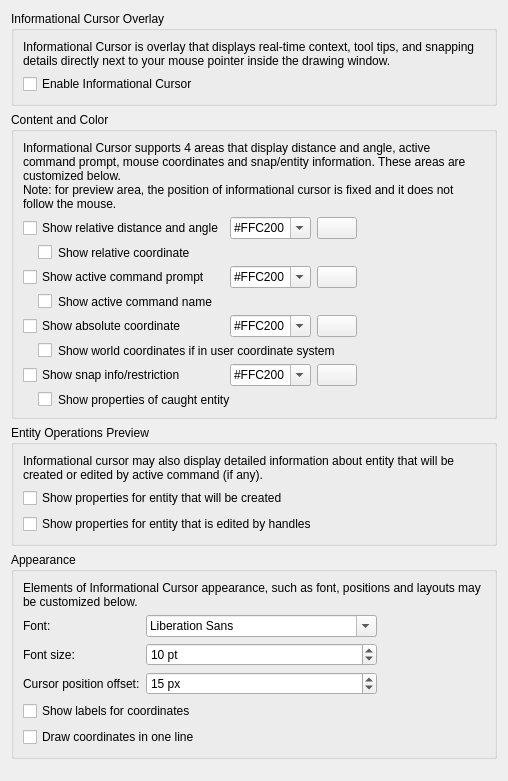
<?xml version="1.0" encoding="UTF-8"?>
<ui version="4.0">
 <class>LC_SettingsPageInfoCursor</class>
 <widget class="QWidget" name="LC_SettingsPageInfoCursor">
  <property name="geometry">
   <rect>
    <x>0</x>
    <y>0</y>
    <width>508</width>
    <height>781</height>
   </rect>
  </property>
  <layout class="QVBoxLayout" name="verticalLayout">
   <item>
    <widget class="QGroupBox" name="groupBox">
     <property name="title">
      <string>Informational Cursor Overlay</string>
     </property>
     <layout class="QGridLayout" name="gridLayout_2">
      <item row="1" column="0">
       <widget class="QCheckBox" name="cbInfoOverlayEnable">
        <property name="toolTip">
         <string>Informational Cursor Visibility

If checked, informational cursor will be enabled and shown where applicable.</string>
        </property>
        <property name="text">
         <string>Enable Informational Cursor</string>
        </property>
       </widget>
      </item>
      <item row="0" column="0">
       <widget class="QLabel" name="label">
        <property name="text">
         <string>Informational Cursor is overlay that displays real-time context, tool tips, and snapping details directly next to your mouse pointer inside the drawing window.</string>
        </property>
        <property name="wordWrap">
         <bool>true</bool>
        </property>
       </widget>
      </item>
     </layout>
    </widget>
   </item>
   <item>
    <widget class="QGroupBox" name="groupBox_17">
     <property name="title">
      <string>Content and Color</string>
     </property>
     <layout class="QGridLayout" name="gridLayout_cnt">
      <item row="6" column="0" colspan="3">
       <widget class="QCheckBox" name="cbShowWorldCoordinates">
        <property name="sizePolicy">
         <sizepolicy hsizetype="Preferred" vsizetype="Preferred">
          <horstretch>0</horstretch>
          <verstretch>0</verstretch>
         </sizepolicy>
        </property>
        <property name="toolTip">
         <string>WCS coordinates in UCS

If set and user coordinate system is active, absolute coodinate in world coordinate system will be also shown.</string>
        </property>
        <property name="styleSheet">
         <string notr="true">margin-left:15px</string>
        </property>
        <property name="text">
         <string>Show world coordinates if in user coordinate system</string>
        </property>
       </widget>
      </item>
      <item row="2" column="0" colspan="3">
       <widget class="QCheckBox" name="cbInfoOverlayRelativeDeltas">
        <property name="sizePolicy">
         <sizepolicy hsizetype="Preferred" vsizetype="Preferred">
          <horstretch>0</horstretch>
          <verstretch>0</verstretch>
         </sizepolicy>
        </property>
        <property name="toolTip">
         <string>Relative Coordinates

If checked, show relative coordinate</string>
        </property>
        <property name="styleSheet">
         <string notr="true">margin-left:15px</string>
        </property>
        <property name="text">
         <string>Show relative coordinate</string>
        </property>
       </widget>
      </item>
      <item row="3" column="2">
       <widget class="LC_ColorButton" name="pbInfoOverlayCommandPromptColor">
        <property name="sizePolicy">
         <sizepolicy hsizetype="Maximum" vsizetype="Fixed">
          <horstretch>0</horstretch>
          <verstretch>0</verstretch>
         </sizepolicy>
        </property>
        <property name="toolTip">
         <string>Command Prompt

Click to select color.</string>
        </property>
       </widget>
      </item>
      <item row="5" column="0">
       <widget class="QCheckBox" name="cbInfoOverlayAbsolutePosition">
        <property name="sizePolicy">
         <sizepolicy hsizetype="Preferred" vsizetype="Preferred">
          <horstretch>0</horstretch>
          <verstretch>0</verstretch>
         </sizepolicy>
        </property>
        <property name="toolTip">
         <string>Absolute Coordinates

If checked, absolute position of snap point will be shown.</string>
        </property>
        <property name="text">
         <string>Show absolute coordinate</string>
        </property>
       </widget>
      </item>
      <item row="1" column="1">
       <widget class="LC_ContentAdjustableComboBox" name="cbInfoOverlayRelativeColor">
        <property name="sizePolicy">
         <sizepolicy hsizetype="Preferred" vsizetype="Fixed">
          <horstretch>0</horstretch>
          <verstretch>0</verstretch>
         </sizepolicy>
        </property>
        <property name="toolTip">
         <string>Distance and Angle Color

Color for relative distance and angle</string>
        </property>
        <property name="editable">
         <bool>true</bool>
        </property>
        <property name="sizeAdjustPolicy">
         <enum>QComboBox::SizeAdjustPolicy::AdjustToContents</enum>
        </property>
        <item>
         <property name="text">
          <string notr="true">#FFC200</string>
         </property>
        </item>
        <item>
         <property name="text">
          <string>#1E90FF</string>
         </property>
        </item>
       </widget>
      </item>
      <item row="7" column="0">
       <widget class="QCheckBox" name="cbInfoOverlaySnap">
        <property name="sizePolicy">
         <sizepolicy hsizetype="Preferred" vsizetype="Preferred">
          <horstretch>0</horstretch>
          <verstretch>0</verstretch>
         </sizepolicy>
        </property>
        <property name="toolTip">
         <string>Snap Info

If checked, information about the type of snap and restrictions will be shown for snap point (if any)</string>
        </property>
        <property name="text">
         <string>Show snap info/restriction</string>
        </property>
       </widget>
      </item>
      <item row="5" column="1">
       <widget class="LC_ContentAdjustableComboBox" name="cbInfoOverlayAbsolutePositionColor">
        <property name="sizePolicy">
         <sizepolicy hsizetype="Preferred" vsizetype="Fixed">
          <horstretch>0</horstretch>
          <verstretch>0</verstretch>
         </sizepolicy>
        </property>
        <property name="toolTip">
         <string>Absolute Coordinates Color

Color for absolute snap coordinates.</string>
        </property>
        <property name="editable">
         <bool>true</bool>
        </property>
        <property name="sizeAdjustPolicy">
         <enum>QComboBox::SizeAdjustPolicy::AdjustToContents</enum>
        </property>
        <item>
         <property name="text">
          <string notr="true">#FFC200</string>
         </property>
        </item>
        <item>
         <property name="text">
          <string>#1E90FF</string>
         </property>
        </item>
       </widget>
      </item>
      <item row="7" column="1">
       <widget class="LC_ContentAdjustableComboBox" name="cbInfoOverlaySnapColor">
        <property name="sizePolicy">
         <sizepolicy hsizetype="Preferred" vsizetype="Fixed">
          <horstretch>0</horstretch>
          <verstretch>0</verstretch>
         </sizepolicy>
        </property>
        <property name="toolTip">
         <string>SnapEntity Info Color

Color for snap type/restriction</string>
        </property>
        <property name="editable">
         <bool>true</bool>
        </property>
        <property name="sizeAdjustPolicy">
         <enum>QComboBox::SizeAdjustPolicy::AdjustToContents</enum>
        </property>
        <item>
         <property name="text">
          <string notr="true">#FFC200</string>
         </property>
        </item>
        <item>
         <property name="text">
          <string>#1E90FF</string>
         </property>
        </item>
       </widget>
      </item>
      <item row="3" column="1">
       <widget class="LC_ContentAdjustableComboBox" name="cbInfoOverlayCommandPromptColor">
        <property name="sizePolicy">
         <sizepolicy hsizetype="Preferred" vsizetype="Fixed">
          <horstretch>0</horstretch>
          <verstretch>0</verstretch>
         </sizepolicy>
        </property>
        <property name="toolTip">
         <string>Command Prompt Color

Color for the command prompt</string>
        </property>
        <property name="editable">
         <bool>true</bool>
        </property>
        <property name="sizeAdjustPolicy">
         <enum>QComboBox::SizeAdjustPolicy::AdjustToContents</enum>
        </property>
        <item>
         <property name="text">
          <string notr="true">#FFC200</string>
         </property>
        </item>
        <item>
         <property name="text">
          <string>#1E90FF</string>
         </property>
        </item>
       </widget>
      </item>
      <item row="7" column="2">
       <widget class="LC_ColorButton" name="pbInfoOverlaySnapColor">
        <property name="sizePolicy">
         <sizepolicy hsizetype="Maximum" vsizetype="Fixed">
          <horstretch>0</horstretch>
          <verstretch>0</verstretch>
         </sizepolicy>
        </property>
        <property name="toolTip">
         <string>Snap/Entity Info

Click to select color.</string>
        </property>
       </widget>
      </item>
      <item row="3" column="0">
       <widget class="QCheckBox" name="cbInfoOverlayCommandPrompt">
        <property name="sizePolicy">
         <sizepolicy hsizetype="Preferred" vsizetype="Preferred">
          <horstretch>0</horstretch>
          <verstretch>0</verstretch>
         </sizepolicy>
        </property>
        <property name="toolTip">
         <string>Command Prompt

If checked, the prompt of the active command will be shown.</string>
        </property>
        <property name="text">
         <string>Show active command prompt</string>
        </property>
       </widget>
      </item>
      <item row="1" column="0">
       <widget class="QCheckBox" name="cbInfoOverlayRelative">
        <property name="sizePolicy">
         <sizepolicy hsizetype="Preferred" vsizetype="Preferred">
          <horstretch>0</horstretch>
          <verstretch>0</verstretch>
         </sizepolicy>
        </property>
        <property name="toolTip">
         <string>Distance and Angle

If checked, relative distance and angle from relative zero point to snap point will be shown.</string>
        </property>
        <property name="text">
         <string>Show relative distance and angle</string>
        </property>
       </widget>
      </item>
      <item row="8" column="0" colspan="3">
       <widget class="QCheckBox" name="cbInfoOverlaySnapEntityInfo">
        <property name="sizePolicy">
         <sizepolicy hsizetype="Preferred" vsizetype="Preferred">
          <horstretch>0</horstretch>
          <verstretch>0</verstretch>
         </sizepolicy>
        </property>
        <property name="toolTip">
         <string>Entity Properties

If checked, short overview properties of the entity's that is catched for selection will be shown. </string>
        </property>
        <property name="styleSheet">
         <string notr="true">margin-left:15px</string>
        </property>
        <property name="text">
         <string>Show properties of caught entity</string>
        </property>
       </widget>
      </item>
      <item row="5" column="2">
       <widget class="LC_ColorButton" name="pbcbInfoOverlayAbsolutePositionColor">
        <property name="sizePolicy">
         <sizepolicy hsizetype="Maximum" vsizetype="Fixed">
          <horstretch>0</horstretch>
          <verstretch>0</verstretch>
         </sizepolicy>
        </property>
        <property name="toolTip">
         <string>Absolute Coordinates

Click to select color.</string>
        </property>
       </widget>
      </item>
      <item row="1" column="3">
       <spacer name="horizontalSpacer">
        <property name="orientation">
         <enum>Qt::Orientation::Horizontal</enum>
        </property>
        <property name="sizeHint" stdset="0">
         <size>
          <width>0</width>
          <height>20</height>
         </size>
        </property>
       </spacer>
      </item>
      <item row="1" column="2">
       <widget class="LC_ColorButton" name="pbInfoOverlayRelativeColor">
        <property name="sizePolicy">
         <sizepolicy hsizetype="Maximum" vsizetype="Fixed">
          <horstretch>0</horstretch>
          <verstretch>0</verstretch>
         </sizepolicy>
        </property>
        <property name="toolTip">
         <string>Distance and Angle

Click to select color.</string>
        </property>
       </widget>
      </item>
      <item row="4" column="0" colspan="3">
       <widget class="QCheckBox" name="cbInfoOverlayCommandName">
        <property name="sizePolicy">
         <sizepolicy hsizetype="Preferred" vsizetype="Preferred">
          <horstretch>0</horstretch>
          <verstretch>0</verstretch>
         </sizepolicy>
        </property>
        <property name="toolTip">
         <string>Command Name in Command Prompt

If checked, name of active command will be shown before command prompt</string>
        </property>
        <property name="styleSheet">
         <string notr="true">margin-left:15px</string>
        </property>
        <property name="text">
         <string>Show active command name</string>
        </property>
       </widget>
      </item>
      <item row="0" column="0" colspan="4">
       <widget class="QLabel" name="label_2">
        <property name="text">
         <string>Informational Cursor supports 4 areas that display distance and angle, active command prompt, mouse coordinates and snap/entity information. These areas are customized below.
Note: for preview area, the position of informational cursor is fixed and it does not follow the mouse.</string>
        </property>
        <property name="wordWrap">
         <bool>true</bool>
        </property>
       </widget>
      </item>
     </layout>
    </widget>
   </item>
   <item>
    <widget class="QGroupBox" name="groupBox_18">
     <property name="title">
      <string>Entity Operations Preview</string>
     </property>
     <layout class="QGridLayout" name="gridLayout">
      <item row="1" column="0">
       <widget class="QCheckBox" name="cbInfoOverlayPreviewCreatingEntity">
        <property name="sizePolicy">
         <sizepolicy hsizetype="Preferred" vsizetype="Preferred">
          <horstretch>0</horstretch>
          <verstretch>0</verstretch>
         </sizepolicy>
        </property>
        <property name="toolTip">
         <string>Entity To Create

If selected, properties of entity that will be created by the current action (if any) will be shown.</string>
        </property>
        <property name="text">
         <string>Show properties for entity that will be created</string>
        </property>
       </widget>
      </item>
      <item row="2" column="0">
       <widget class="QCheckBox" name="cbInfoOverlayPreviewEditingEntity">
        <property name="sizePolicy">
         <sizepolicy hsizetype="Preferred" vsizetype="Preferred">
          <horstretch>0</horstretch>
          <verstretch>0</verstretch>
         </sizepolicy>
        </property>
        <property name="toolTip">
         <string>Entity Editing

If selected, properties of the entity that is edited by current action (if any) will be shown. </string>
        </property>
        <property name="text">
         <string>Show properties for entity that is edited by handles</string>
        </property>
       </widget>
      </item>
      <item row="1" column="1">
       <spacer name="horizontalSpacer_2">
        <property name="orientation">
         <enum>Qt::Orientation::Horizontal</enum>
        </property>
        <property name="sizeHint" stdset="0">
         <size>
          <width>0</width>
          <height>20</height>
         </size>
        </property>
       </spacer>
      </item>
      <item row="0" column="0" colspan="2">
       <widget class="QLabel" name="label_3">
        <property name="text">
         <string>Informational cursor may also display detailed information about entity that will be created or edited by active command (if any).</string>
        </property>
        <property name="wordWrap">
         <bool>true</bool>
        </property>
       </widget>
      </item>
     </layout>
    </widget>
   </item>
   <item>
    <widget class="QGroupBox" name="groupBox_16">
     <property name="title">
      <string>Appearance</string>
     </property>
     <layout class="QGridLayout" name="gridLayout_app">
      <item row="1" column="1">
       <widget class="QFontComboBox" name="fcbInfoOverlayFont">
        <property name="sizePolicy">
         <sizepolicy hsizetype="Preferred" vsizetype="Fixed">
          <horstretch>0</horstretch>
          <verstretch>0</verstretch>
         </sizepolicy>
        </property>
        <property name="toolTip">
         <string>Informational Cursor Font

Font that should be used for drawing elements of informational cursor.</string>
        </property>
       </widget>
      </item>
      <item row="2" column="1">
       <widget class="QSpinBox" name="sbInfoOverlayFontSize">
        <property name="sizePolicy">
         <sizepolicy hsizetype="Preferred" vsizetype="Fixed">
          <horstretch>0</horstretch>
          <verstretch>0</verstretch>
         </sizepolicy>
        </property>
        <property name="toolTip">
         <string>Informational Cursor Font Size

Font size, in points</string>
        </property>
        <property name="suffix">
         <string> pt</string>
        </property>
        <property name="minimum">
         <number>5</number>
        </property>
        <property name="maximum">
         <number>30</number>
        </property>
        <property name="value">
         <number>10</number>
        </property>
       </widget>
      </item>
      <item row="3" column="0">
       <widget class="QLabel" name="label_20">
        <property name="sizePolicy">
         <sizepolicy hsizetype="Preferred" vsizetype="Preferred">
          <horstretch>0</horstretch>
          <verstretch>0</verstretch>
         </sizepolicy>
        </property>
        <property name="text">
         <string>Cursor position offset:</string>
        </property>
        <property name="buddy">
         <cstring>sbInfoOverlayOffset</cstring>
        </property>
       </widget>
      </item>
      <item row="3" column="1">
       <widget class="QSpinBox" name="sbInfoOverlayOffset">
        <property name="sizePolicy">
         <sizepolicy hsizetype="Preferred" vsizetype="Fixed">
          <horstretch>0</horstretch>
          <verstretch>0</verstretch>
         </sizepolicy>
        </property>
        <property name="toolTip">
         <string>Labels Offset

Offset of labels from the cursor point.</string>
        </property>
        <property name="suffix">
         <string> px</string>
        </property>
        <property name="minimum">
         <number>2</number>
        </property>
        <property name="maximum">
         <number>30</number>
        </property>
        <property name="value">
         <number>15</number>
        </property>
       </widget>
      </item>
      <item row="1" column="0">
       <widget class="QLabel" name="label_21">
        <property name="sizePolicy">
         <sizepolicy hsizetype="Preferred" vsizetype="Preferred">
          <horstretch>0</horstretch>
          <verstretch>0</verstretch>
         </sizepolicy>
        </property>
        <property name="text">
         <string>Font:</string>
        </property>
        <property name="buddy">
         <cstring>fcbInfoOverlayFont</cstring>
        </property>
       </widget>
      </item>
      <item row="1" column="2">
       <spacer name="horizontalSpacer_3">
        <property name="orientation">
         <enum>Qt::Orientation::Horizontal</enum>
        </property>
        <property name="sizeHint" stdset="0">
         <size>
          <width>0</width>
          <height>20</height>
         </size>
        </property>
       </spacer>
      </item>
      <item row="5" column="0" colspan="2">
       <widget class="QCheckBox" name="cbInfoOverlayInOneLine">
        <property name="sizePolicy">
         <sizepolicy hsizetype="Preferred" vsizetype="Preferred">
          <horstretch>0</horstretch>
          <verstretch>0</verstretch>
         </sizepolicy>
        </property>
        <property name="toolTip">
         <string>Single Line Coordinates

If checked, components of coordinate will be drawn in one line. Otherwise, each component will be on own line. </string>
        </property>
        <property name="text">
         <string>Draw coordinates in one line</string>
        </property>
       </widget>
      </item>
      <item row="4" column="0" colspan="2">
       <widget class="QCheckBox" name="cbInfoOverlayShowLabels">
        <property name="sizePolicy">
         <sizepolicy hsizetype="Preferred" vsizetype="Preferred">
          <horstretch>0</horstretch>
          <verstretch>0</verstretch>
         </sizepolicy>
        </property>
        <property name="toolTip">
         <string>Coordinate Labels

If checked, labels for coordinate components will be shown. Otherwise, standard form of coordinates will be displayed.</string>
        </property>
        <property name="text">
         <string>Show labels for coordinates</string>
        </property>
       </widget>
      </item>
      <item row="2" column="0">
       <widget class="QLabel" name="label_19">
        <property name="sizePolicy">
         <sizepolicy hsizetype="Preferred" vsizetype="Preferred">
          <horstretch>0</horstretch>
          <verstretch>0</verstretch>
         </sizepolicy>
        </property>
        <property name="text">
         <string>Font size:</string>
        </property>
        <property name="buddy">
         <cstring>sbInfoOverlayFontSize</cstring>
        </property>
       </widget>
      </item>
      <item row="0" column="0" colspan="3">
       <widget class="QLabel" name="label_4">
        <property name="text">
         <string>Elements of Informational Cursor appearance, such as font, positions and layouts may be customized below.</string>
        </property>
        <property name="wordWrap">
         <bool>true</bool>
        </property>
       </widget>
      </item>
     </layout>
    </widget>
   </item>
   <item>
    <spacer name="verticalSpacer">
     <property name="orientation">
      <enum>Qt::Orientation::Vertical</enum>
     </property>
     <property name="sizeHint" stdset="0">
      <size>
       <width>0</width>
       <height>0</height>
      </size>
     </property>
    </spacer>
   </item>
  </layout>
 </widget>
 <customwidgets>
  <customwidget>
   <class>LC_ColorButton</class>
   <extends>QPushButton</extends>
   <header>lc_color_button.h</header>
  </customwidget>
         <customwidget>
             <class>LC_ContentAdjustableComboBox</class>
             <extends>QComboBox</extends>
             <header location="global">lc_content_adjustable_combo_box.h</header>
         </customwidget>
 </customwidgets>
 <resources/>
 <connections/>
</ui>
